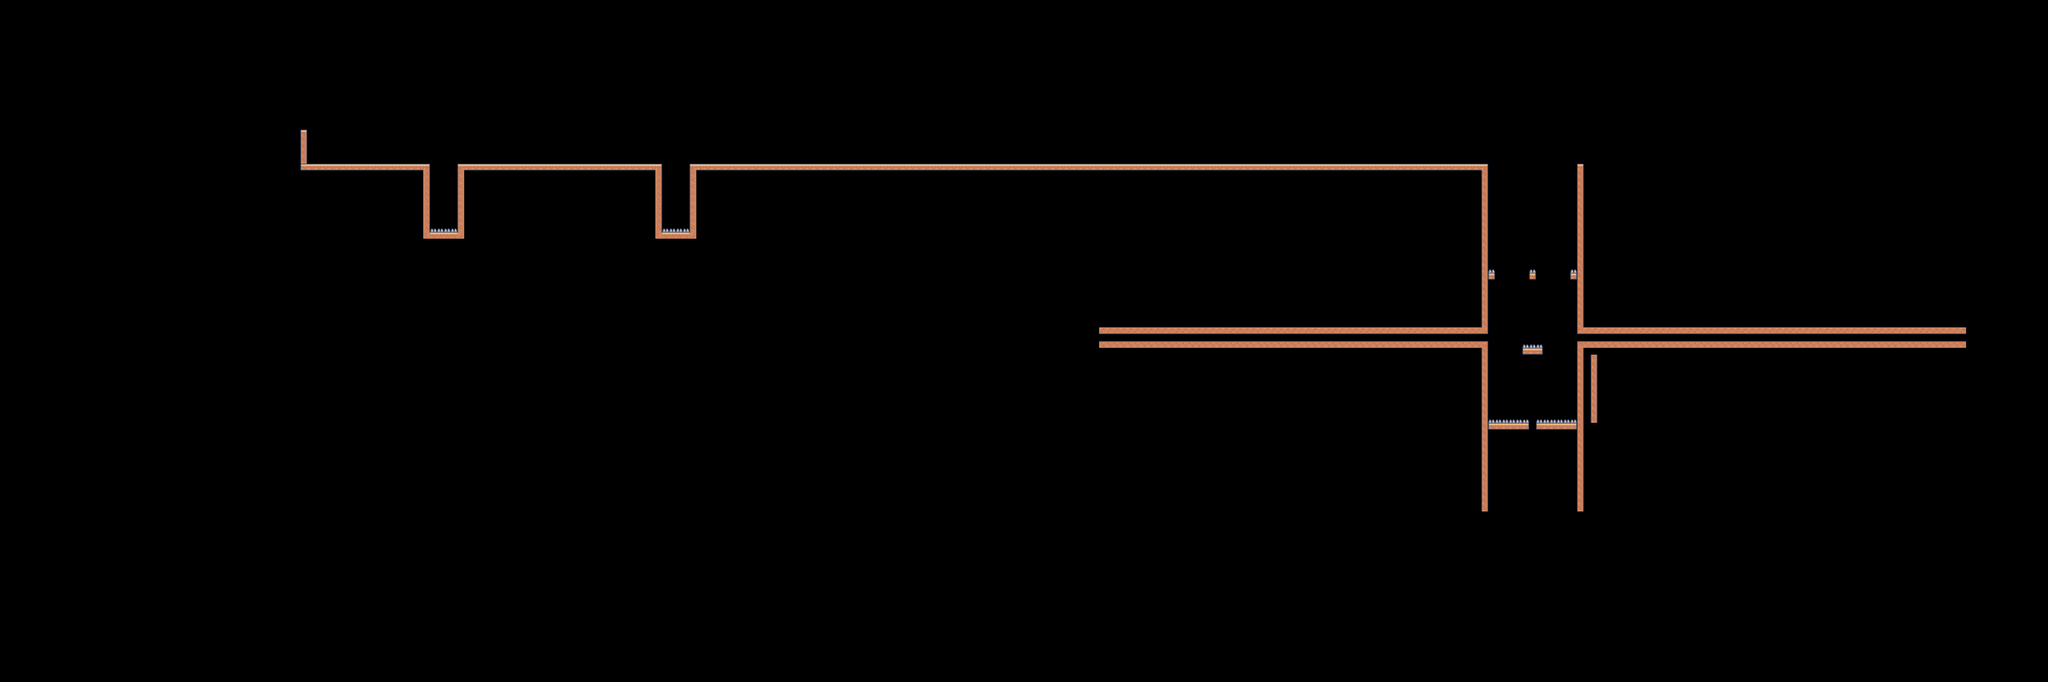

A level layout from a 2D game, rendered from its tile map. Below: a short description, then the map file with tile-grid data replaced by summaries:
An orthogonal 300x100 tile map with 18x18 px tiles, 1 tile layer (GamePlayTiles), 2 tilesets and 172 objects (118x WormPath, 38x DestructibleWall, 8x BlueEnemy, 5x Metadata, 2x BossWorm, ...).

<map version="1.10" tiledversion="1.11.2" orientation="orthogonal" renderorder="right-down" width="300" height="100" tilewidth="18" tileheight="18" infinite="0" nextlayerid="10" nextobjectid="209">
 <properties>
  <property name="Background" propertytype="Background" value="Desert" />
 </properties>
 <tileset firstgid="1" source="../../Assets/TileSets/pixel-platformer.tsx" />
 <tileset firstgid="181" source="../../Assets/TileSets/pixel-platformer-characters.tsx" />
 <layer id="1" name="GamePlayTiles" width="300" height="100">
  <data>[30000 cells, 596 non-empty, 17 distinct tile ids]</data>
 </layer>
 <objectgroup id="9" name="Arena4">
  <object id="201" type="DestructibleWall" gid="7" x="4032" y="1134" width="18" height="18">
   <properties>
    <property name="Button" type="object" value="0" />
   </properties>
  </object>
  <object id="202" type="DestructibleWall" gid="7" x="4104" y="1062" width="18" height="18">
   <properties>
    <property name="Button" type="object" value="0" />
   </properties>
  </object>
  <object id="203" type="DestructibleWall" gid="7" x="4050" y="1062" width="18" height="18">
   <properties>
    <property name="Button" type="object" value="0" />
   </properties>
  </object>
  <object id="204" type="DestructibleWall" gid="7" x="3996" y="1062" width="18" height="18">
   <properties>
    <property name="Button" type="object" value="0" />
   </properties>
  </object>
  <object id="205" type="DestructibleWall" gid="7" x="3942" y="1062" width="18" height="18">
   <properties>
    <property name="Button" type="object" value="0" />
   </properties>
  </object>
 </objectgroup>
 <objectgroup id="8" name="Arena3">
  <object id="138" type="DestructibleWall" gid="7" x="3924" y="936" width="18" height="18">
   <properties>
    <property name="Button" type="object" value="199" />
   </properties>
  </object>
  <object id="139" type="DestructibleWall" gid="7" x="3942" y="936" width="18" height="18">
   <properties>
    <property name="Button" type="object" value="199" />
   </properties>
  </object>
  <object id="140" type="DestructibleWall" gid="7" x="3960" y="936" width="18" height="18">
   <properties>
    <property name="Button" type="object" value="199" />
   </properties>
  </object>
  <object id="141" type="DestructibleWall" gid="7" x="3978" y="936" width="18" height="18">
   <properties>
    <property name="Button" type="object" value="199" />
   </properties>
  </object>
  <object id="142" type="DestructibleWall" gid="7" x="3996" y="936" width="18" height="18">
   <properties>
    <property name="Button" type="object" value="199" />
   </properties>
  </object>
  <object id="143" type="DestructibleWall" gid="7" x="4068" y="936" width="18" height="18">
   <properties>
    <property name="Button" type="object" value="199" />
   </properties>
  </object>
  <object id="144" type="DestructibleWall" gid="7" x="4086" y="936" width="18" height="18">
   <properties>
    <property name="Button" type="object" value="199" />
   </properties>
  </object>
  <object id="145" type="DestructibleWall" gid="7" x="4104" y="936" width="18" height="18">
   <properties>
    <property name="Button" type="object" value="199" />
   </properties>
  </object>
  <object id="146" type="DestructibleWall" gid="7" x="4122" y="936" width="18" height="18">
   <properties>
    <property name="Button" type="object" value="199" />
   </properties>
  </object>
  <object id="147" type="DestructibleWall" gid="7" x="4140" y="936" width="18" height="18">
   <properties>
    <property name="Button" type="object" value="199" />
   </properties>
  </object>
  <object id="157" name="Group 1001" type="BlueEnemy" gid="199" x="3600" y="900" width="24" height="24">
   <properties>
    <property name="ActivationGroupId" type="int" value="1001" />
    <property name="InitialMovementDirection" propertytype="MovementDirection" value="Right" />
   </properties>
  </object>
  <object id="159" name="Group 1001" type="BlueEnemy" gid="199" x="3744" y="900" width="24" height="24">
   <properties>
    <property name="ActivationGroupId" type="int" value="1001" />
    <property name="InitialMovementDirection" propertytype="MovementDirection" value="Right" />
   </properties>
  </object>
  <object id="161" name="Group 1001" type="BlueEnemy" gid="199" x="3456" y="900" width="24" height="24">
   <properties>
    <property name="ActivationGroupId" type="int" value="1001" />
    <property name="InitialMovementDirection" propertytype="MovementDirection" value="Right" />
   </properties>
  </object>
  <object id="163" name="Group 1001" type="BlueEnemy" gid="199" x="3312" y="900" width="24" height="24">
   <properties>
    <property name="ActivationGroupId" type="int" value="1001" />
    <property name="InitialMovementDirection" propertytype="MovementDirection" value="Right" />
   </properties>
  </object>
  <object id="170" name="Group 1001" type="BlueEnemy" gid="199" x="4752" y="900" width="24" height="24">
   <properties>
    <property name="ActivationGroupId" type="int" value="1001" />
    <property name="InitialMovementDirection" propertytype="MovementDirection" value="Left" />
   </properties>
  </object>
  <object id="171" name="Group 1001" type="BlueEnemy" gid="199" x="4608" y="900" width="24" height="24">
   <properties>
    <property name="ActivationGroupId" type="int" value="1001" />
    <property name="InitialMovementDirection" propertytype="MovementDirection" value="Left" />
   </properties>
  </object>
  <object id="172" name="Group 1001" type="BlueEnemy" gid="199" x="4464" y="900" width="24" height="24">
   <properties>
    <property name="ActivationGroupId" type="int" value="1001" />
    <property name="InitialMovementDirection" propertytype="MovementDirection" value="Left" />
   </properties>
  </object>
  <object id="173" name="Group 1001" type="BlueEnemy" gid="199" x="4320" y="900" width="24" height="24">
   <properties>
    <property name="ActivationGroupId" type="int" value="1001" />
    <property name="InitialMovementDirection" propertytype="MovementDirection" value="Left" />
   </properties>
  </object>
 </objectgroup>
 <objectgroup id="2" name="GamePlayObjects">
  <object id="1" name="Player Spawn Point" type="PlayerSpawnPoint" x="3720.33" y="420.667">
   <point />
  </object>
  <object id="7" name="Boss Fight" type="BossWorm" gid="189" x="4104" y="522" width="24" height="24">
   <properties>
    <property name="Fight_AttackSequence1" type="object" value="24" />
    <property name="Fight_Trigger" type="object" value="16" />
    <property name="WormAI" propertytype="WormAI" value="Fight" />
   </properties>
  </object>
  <object id="11" name="Player Chase 1" type="BossWorm" gid="189" x="1161" y="733.5" width="24" height="24">
   <properties>
    <property name="PlayerChase_EndTrigger" type="object" value="15" />
    <property name="PlayerChase_HidePoint" type="object" value="14" />
    <property name="PlayerChase_RaisePoint" type="object" value="13" />
    <property name="PlayerChase_Speed" type="float" value="30" />
    <property name="PlayerChase_Trigger" type="object" value="12" />
    <property name="WormAI" propertytype="WormAI" value="PlayerChase" />
   </properties>
  </object>
  <object id="12" name="Worm Chase Trigger" type="Metadata" x="1224" y="324" width="108" height="108" />
  <object id="13" name="Worm Raise Point" type="Metadata" x="1170" y="360">
   <point />
  </object>
  <object id="14" name="Worm Hide Point" type="Metadata" x="1782" y="882">
   <point />
  </object>
  <object id="15" name="Worm End Chase Trigger" type="Metadata" x="1782" y="126" width="36" height="468" />
  </objectgroup>
 <objectgroup id="7" name="Arena2">
  <!-- 10 objects omitted --></objectgroup>
 <objectgroup id="6" name="Arena1">
  <!-- 13 objects omitted --></objectgroup>
 <objectgroup id="4" name="AttackSequence1">
  <!-- 118 objects omitted --></objectgroup>
</map>
<!-- 142 of 172 objects omitted -->
